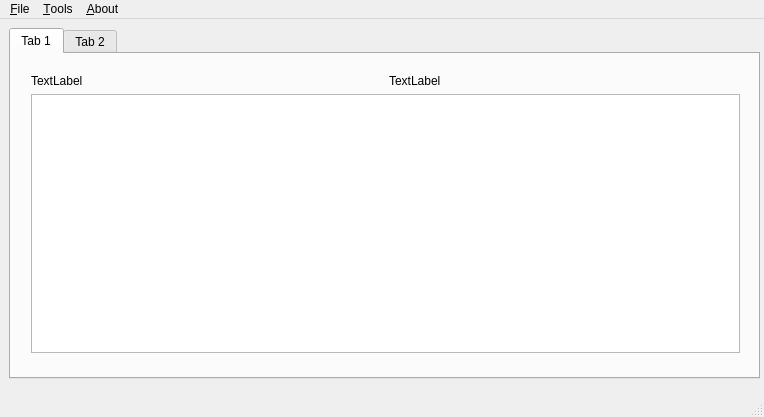
<?xml version="1.0" encoding="UTF-8"?>
<ui version="4.0">
 <class>PRMainWindow</class>
 <widget class="QMainWindow" name="PRMainWindow">
  <property name="geometry">
   <rect>
    <x>0</x>
    <y>0</y>
    <width>764</width>
    <height>417</height>
   </rect>
  </property>
  <property name="windowTitle">
   <string>PRMainWindow</string>
  </property>
  <property name="windowIcon">
   <iconset resource="../resources/pnrresources.qrc">
    <normaloff>:/new/icons/icons/packnroll128.png</normaloff>:/new/icons/icons/packnroll128.png</iconset>
  </property>
  <widget class="QWidget" name="centralWidget">
   <widget class="QTabWidget" name="tabWidget">
    <property name="geometry">
     <rect>
      <x>9</x>
      <y>9</y>
      <width>751</width>
      <height>351</height>
     </rect>
    </property>
    <property name="currentIndex">
     <number>0</number>
    </property>
    <widget class="QWidget" name="tab">
     <attribute name="title">
      <string>Tab 1</string>
     </attribute>
     <widget class="QWidget" name="layoutWidget">
      <property name="geometry">
       <rect>
        <x>9</x>
        <y>9</y>
        <width>731</width>
        <height>301</height>
       </rect>
      </property>
      <layout class="QGridLayout" name="gridLayout_4">
       <item row="0" column="0">
        <layout class="QGridLayout" name="gridLayout_2">
         <item row="0" column="0">
          <widget class="QLabel" name="label">
           <property name="text">
            <string>TextLabel</string>
           </property>
          </widget>
         </item>
         <item row="0" column="1">
          <widget class="QLabel" name="label_2">
           <property name="text">
            <string>TextLabel</string>
           </property>
          </widget>
         </item>
        </layout>
       </item>
       <item row="1" column="0">
        <widget class="QTextEdit" name="textEdit">
         <property name="styleSheet">
          <string notr="true">QTextEdit {
	font-family: &quot;Monospace&quot;;
	font-size: 16pt;
}</string>
         </property>
         <property name="documentTitle">
          <string notr="true"/>
         </property>
         <property name="html">
          <string notr="true">&lt;!DOCTYPE HTML PUBLIC &quot;-//W3C//DTD HTML 4.0//EN&quot; &quot;http://www.w3.org/TR/REC-html40/strict.dtd&quot;&gt;
&lt;html&gt;&lt;head&gt;&lt;meta name=&quot;qrichtext&quot; content=&quot;1&quot; /&gt;&lt;style type=&quot;text/css&quot;&gt;
p, li { white-space: pre-wrap; }
&lt;/style&gt;&lt;/head&gt;&lt;body style=&quot; font-family:'Monospace'; font-size:16pt; font-weight:400; font-style:normal;&quot;&gt;
&lt;p style=&quot;-qt-paragraph-type:empty; margin-top:0px; margin-bottom:0px; margin-left:0px; margin-right:0px; -qt-block-indent:0; text-indent:0px; font-family:'Source Sans Pro'; font-size:11pt;&quot;&gt;&lt;br /&gt;&lt;/p&gt;&lt;/body&gt;&lt;/html&gt;</string>
         </property>
         <property name="acceptRichText">
          <bool>false</bool>
         </property>
        </widget>
       </item>
      </layout>
     </widget>
    </widget>
    <widget class="QWidget" name="tab_2">
     <attribute name="title">
      <string>Tab 2</string>
     </attribute>
     <widget class="QWidget" name="layoutWidget">
      <property name="geometry">
       <rect>
        <x>1</x>
        <y>4</y>
        <width>741</width>
        <height>301</height>
       </rect>
      </property>
      <layout class="QGridLayout" name="gridLayout_3">
       <item row="0" column="0">
        <layout class="QGridLayout" name="gridLayout">
         <item row="0" column="1">
          <widget class="QPushButton" name="pushButton">
           <property name="text">
            <string>PushButton</string>
           </property>
          </widget>
         </item>
         <item row="0" column="5">
          <spacer name="horizontalSpacer">
           <property name="orientation">
            <enum>Qt::Horizontal</enum>
           </property>
           <property name="sizeHint" stdset="0">
            <size>
             <width>228</width>
             <height>20</height>
            </size>
           </property>
          </spacer>
         </item>
         <item row="0" column="0">
          <widget class="QPushButton" name="pushButton_2">
           <property name="text">
            <string>PushButton</string>
           </property>
          </widget>
         </item>
         <item row="0" column="3">
          <widget class="QPushButton" name="pushButton_3">
           <property name="text">
            <string>PushButton</string>
           </property>
          </widget>
         </item>
         <item row="0" column="2">
          <widget class="QPushButton" name="pushButton_4">
           <property name="text">
            <string>PushButton</string>
           </property>
          </widget>
         </item>
         <item row="0" column="4">
          <widget class="QPushButton" name="pushButton_5">
           <property name="text">
            <string>PushButton</string>
           </property>
          </widget>
         </item>
        </layout>
       </item>
       <item row="1" column="0">
        <widget class="QTextEdit" name="textEdit_2"/>
       </item>
      </layout>
     </widget>
    </widget>
   </widget>
  </widget>
  <widget class="QMenuBar" name="menuBar">
   <property name="geometry">
    <rect>
     <x>0</x>
     <y>0</y>
     <width>764</width>
     <height>26</height>
    </rect>
   </property>
   <widget class="QMenu" name="menuF_File">
    <property name="title">
     <string>&amp;File</string>
    </property>
    <addaction name="action_Open"/>
    <addaction name="action_New"/>
    <addaction name="action_Save"/>
    <addaction name="action_SAVE_as"/>
    <addaction name="action_Update"/>
    <addaction name="action_Close"/>
    <addaction name="separator"/>
    <addaction name="action_Exit"/>
   </widget>
   <widget class="QMenu" name="menu_Tools">
    <property name="title">
     <string>&amp;Tools</string>
    </property>
    <addaction name="action_Options"/>
   </widget>
   <widget class="QMenu" name="menu_About">
    <property name="title">
     <string>&amp;About</string>
    </property>
    <addaction name="action_Packnroll"/>
   </widget>
   <addaction name="menuF_File"/>
   <addaction name="menu_Tools"/>
   <addaction name="menu_About"/>
  </widget>
  <widget class="QStatusBar" name="statusBar"/>
  <action name="action_Options">
   <property name="text">
    <string>Op&amp;tions</string>
   </property>
  </action>
  <action name="action_Packnroll">
   <property name="text">
    <string>&amp;Pack n' Roll</string>
   </property>
  </action>
  <action name="action_Open">
   <property name="text">
    <string>&amp;Open PKGBUILD</string>
   </property>
   <property name="shortcut">
    <string>Ctrl+O</string>
   </property>
  </action>
  <action name="action_Save">
   <property name="text">
    <string>&amp;Save PKGBUILD</string>
   </property>
   <property name="shortcut">
    <string>Ctrl+S</string>
   </property>
  </action>
  <action name="action_Exit">
   <property name="text">
    <string>&amp;Exit Pack n Roll</string>
   </property>
   <property name="shortcut">
    <string>Ctrl+E</string>
   </property>
  </action>
  <action name="action_Close">
   <property name="text">
    <string>&amp;Close PKGBUILD</string>
   </property>
   <property name="shortcut">
    <string>Ctrl+Q</string>
   </property>
  </action>
  <action name="action_New">
   <property name="text">
    <string>&amp;New PKGBUILD</string>
   </property>
   <property name="shortcut">
    <string>Ctrl+N</string>
   </property>
  </action>
  <action name="action_SAVE_as">
   <property name="text">
    <string>Sa&amp;ve as PKGBUILD</string>
   </property>
   <property name="shortcut">
    <string>Ctrl+V</string>
   </property>
  </action>
  <action name="action_Update">
   <property name="text">
    <string>&amp;Update PKGBUILD</string>
   </property>
   <property name="shortcut">
    <string>Ctrl+U</string>
   </property>
  </action>
 </widget>
 <layoutdefault spacing="6" margin="11"/>
 <resources>
  <include location="../resources/pnrresources.qrc"/>
 </resources>
 <connections/>
</ui>
